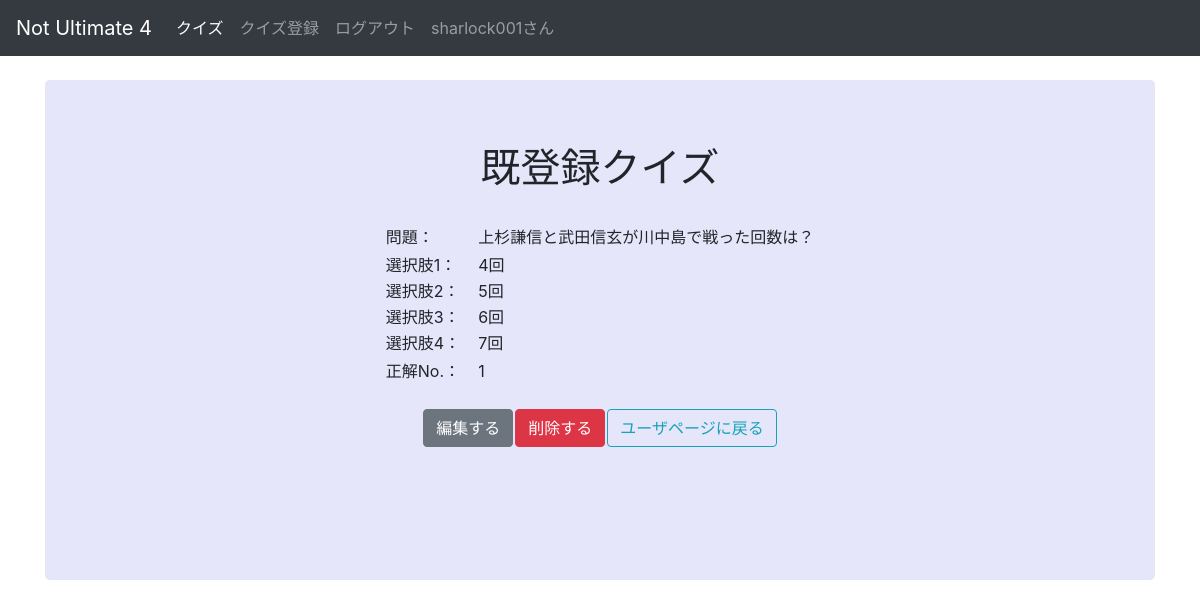
/quiz_detail/1/1 (signed in), run on the app's committed database.
### quattro_scelte/models.py (models this page shows, shortened)
class User(db.Model, UserMixin):
    __tablename__ = 'users'
    id = db.Column(db.Integer, primary_key=True)
    username = db.Column(db.String(128), unique=True, index=True)
    password = db.Column(db.String(128))
    create_at = db.Column(db.DateTime)
    update_at = db.Column(db.DateTime)
    questions = db.relationship('Question', backref='users')
    results = db.relationship('Result', backref='users')

class Question(db.Model):
    __tablename__ = 'questions'
    id = db.Column(db.Integer, primary_key=True)
    inquery = db.Column(db.Text)
    options = db.Column(db.PickleType)
    answer = db.Column(db.Integer)
    create_at = db.Column(db.DateTime)
    update_at = db.Column(db.DateTime)
    user_id = db.Column(db.Integer, db.ForeignKey('users.id'))

### quattro_scelte/views.py (the view)
@views.route('/quiz_detail/<int:user_id>/<int:quiz_id>')
@login_required
def quiz_detail(user_id: int, quiz_id: int):
    question = Question.query.filter_by(id=quiz_id).first()
    if user_id != current_user.id or current_user.id != question.user_id:
        flash(message='閲覧できません')
        return redirect(url_for('views.index'))
    delete_form = QuizDeleteForm(request.form)
    if not question:
        return redirect(url_for('views.user'))
    return render_template('quiz_detail.html', question=question, delete_form=delete_form)

### quattro_scelte/forms.py
class QuizDeleteForm(Form):
    id = HiddenField()
    submit = SubmitField('削除する')

### quattro_scelte/models.py (called while the page is built)
@login_manager.user_loader
def load_user(user_id) -> List[Any]:
    return User.query.get(user_id)

### quattro_scelte/templates/quiz_detail.html (shortened to what this page needs)
{% from "_formhelpers.html" import render_field_q %}
{% extends 'base.html' %}
{% block content %}
<main role="main" class="container">
    <div class="jumbotron text-center" style="height: 500px;">
        <h1>既登録クイズ</h1>
        <br>
        <div>
            <table align="center">
                <tr align="left">
                    <td>問題：　</td>
                    <td>{{ question.inquery }}</td>
                </tr>
                <tr><td></td></tr>
                {% for option in question.options %}
                <tr align="left">
                    <td>選択肢{{ loop.index }}：　</td>
                    <td>{{ option }}</td>
                </tr>
                {% endfor %}
                <tr><td></td></tr>
                <tr align="left">
                    <td>正解No.：　</td>
                    <td>{{ question.answer }}</td>
                </tr>
            </table>
            <br>
            <table align="center">
                <tr>
                    <td>
                        <a class="btn btn-secondary" href="{{ url_for('views.quiz_modify', user_id=current_user.id, quiz_id=question.id) }}">編集する</a>
                    </td>
                    <td>
                        <form method="POST" action="{{ url_for('views.quiz_delete', user_id=current_user.id) }}">
                            {{ delete_form.submit(class="btn btn-danger") }}
                        </form>
                    </td>
                    <td>
                        <a class="btn btn-outline-info" href="{{ url_for('views.user') }}">ユーザページに戻る</a>
                    </td>
                </tr>
            </table>
        </div>
    </div>
</main>
{% endblock %}

### quattro_scelte/templates/base.html (shortened to what this page needs)
<!DOCTYPE html>
<html lang="ja">
<head>
    <link rel="stylesheet" href="https://stackpath.bootstrapcdn.com/bootstrap/4.5.0/css/bootstrap.min.css">
    <link href="../assets/dist/css/bootstrap.css" rel="stylesheet">
    <link rel="stylesheet" href="{{ url_for('static', filename='style.css')}}">
</head>
<body>
<header>
    <nav class="navbar navbar-expand-md navbar-dark bg-dark mb-4">
        <a class="navbar-brand" href="{{ url_for('views.index') }}">Not Ultimate 4</a>
        <div class="collapse navbar-collapse" id="navbarCollapse">
            <ul class="navbar-nav mr-auto">
                <li class="nav-item active">
                    <a class="nav-link" href="{{ url_for('views.quiz_start') }}">クイズ</a>
                </li>
                {% if current_user.is_authenticated %}
                <li class="nav-item">
                    <a class="nav-link" href="{{ url_for('views.quiz_entry') }}">クイズ登録</a>
                </li>
                <li class="nav-item">
                    <a class="nav-link" href="{{ url_for('views.logout') }}">ログアウト</a>
                </li>
                <li class="nav-item">
                    <a class="nav-link" href="{{ url_for('views.user') }}">{{ current_user.username }}さん</a>
                </li>
                {% endif %}
            </ul>
        </div>
    </nav>
    {% block content  %}
    {% endblock %}
</header>
</body>
</html>

### quattro_scelte/static/style.css (style rules this page uses)
body { min-height: 75rem; }
.jumbotron { background-color: #e6e6fa; }

### data on the page
User: username "sharlock001"
Question: inquery "上杉謙信と武田信玄が川中島で戦った回数は？", answer "1"

### other printed values
{{ option }} "4回" "5回" "6回" "7回"
